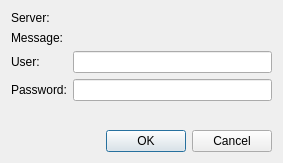
<?xml version="1.0" encoding="UTF-8"?>
<ui version="4.0">
 <class>Meerkat::AuthenticationDialog</class>
 <widget class="QDialog" name="Meerkat::AuthenticationDialog">
  <property name="geometry">
   <rect>
    <x>0</x>
    <y>0</y>
    <width>283</width>
    <height>163</height>
   </rect>
  </property>
  <property name="windowTitle">
   <string>Authentication Required</string>
  </property>
  <layout class="QVBoxLayout" name="verticalLayout">
   <item>
    <layout class="QFormLayout" name="formLayout">
     <item row="0" column="0">
      <widget class="QLabel" name="serverLabel">
       <property name="text">
        <string>Server:</string>
       </property>
      </widget>
     </item>
     <item row="1" column="0">
      <widget class="QLabel" name="messageLabel">
       <property name="text">
        <string>Message:</string>
       </property>
      </widget>
     </item>
     <item row="2" column="0">
      <widget class="QLabel" name="userLabel">
       <property name="text">
        <string>User:</string>
       </property>
       <property name="buddy">
        <cstring>userLineEdit</cstring>
       </property>
      </widget>
     </item>
     <item row="3" column="0">
      <widget class="QLabel" name="passwordLabel">
       <property name="text">
        <string>Password:</string>
       </property>
       <property name="buddy">
        <cstring>passwordLineEdit</cstring>
       </property>
      </widget>
     </item>
     <item row="0" column="1">
      <widget class="QLabel" name="serverValueLabel">
       <property name="text">
        <string/>
       </property>
       <property name="textFormat">
        <enum>Qt::PlainText</enum>
       </property>
       <property name="textInteractionFlags">
        <set>Qt::TextSelectableByKeyboard|Qt::TextSelectableByMouse</set>
       </property>
      </widget>
     </item>
     <item row="1" column="1">
      <widget class="QLabel" name="messageValueLabel">
       <property name="text">
        <string/>
       </property>
       <property name="textFormat">
        <enum>Qt::PlainText</enum>
       </property>
       <property name="textInteractionFlags">
        <set>Qt::TextSelectableByKeyboard|Qt::TextSelectableByMouse</set>
       </property>
      </widget>
     </item>
     <item row="2" column="1">
      <widget class="QLineEdit" name="userLineEdit"/>
     </item>
     <item row="3" column="1">
      <widget class="QLineEdit" name="passwordLineEdit">
       <property name="echoMode">
        <enum>QLineEdit::Password</enum>
       </property>
      </widget>
     </item>
    </layout>
   </item>
   <item>
    <widget class="QDialogButtonBox" name="buttonBox">
     <property name="orientation">
      <enum>Qt::Horizontal</enum>
     </property>
     <property name="standardButtons">
      <set>QDialogButtonBox::Cancel|QDialogButtonBox::Ok</set>
     </property>
    </widget>
   </item>
  </layout>
 </widget>
 <resources/>
 <connections>
  <connection>
   <sender>buttonBox</sender>
   <signal>accepted()</signal>
   <receiver>Meerkat::AuthenticationDialog</receiver>
   <slot>accept()</slot>
   <hints>
    <hint type="sourcelabel">
     <x>248</x>
     <y>254</y>
    </hint>
    <hint type="destinationlabel">
     <x>157</x>
     <y>274</y>
    </hint>
   </hints>
  </connection>
  <connection>
   <sender>buttonBox</sender>
   <signal>rejected()</signal>
   <receiver>Meerkat::AuthenticationDialog</receiver>
   <slot>reject()</slot>
   <hints>
    <hint type="sourcelabel">
     <x>316</x>
     <y>260</y>
    </hint>
    <hint type="destinationlabel">
     <x>286</x>
     <y>274</y>
    </hint>
   </hints>
  </connection>
 </connections>
</ui>
